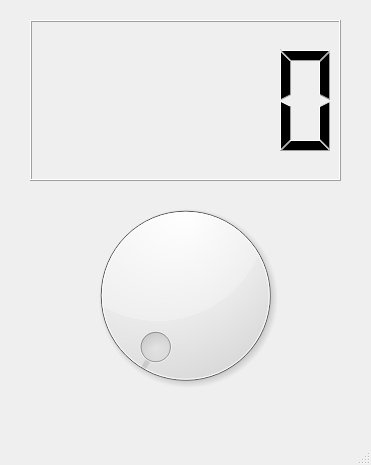
<?xml version="1.0" encoding="UTF-8"?>
<ui version="4.0">
 <class>MainWindow</class>
 <widget class="QMainWindow" name="MainWindow">
  <property name="geometry">
   <rect>
    <x>0</x>
    <y>0</y>
    <width>371</width>
    <height>465</height>
   </rect>
  </property>
  <property name="windowTitle">
   <string>MainWindow</string>
  </property>
  <widget class="QWidget" name="centralwidget">
   <widget class="QLCDNumber" name="lcdNumber">
    <property name="geometry">
     <rect>
      <x>30</x>
      <y>20</y>
      <width>311</width>
      <height>161</height>
     </rect>
    </property>
   </widget>
   <widget class="QDial" name="dial">
    <property name="geometry">
     <rect>
      <x>30</x>
      <y>190</y>
      <width>311</width>
      <height>211</height>
     </rect>
    </property>
   </widget>
  </widget>
  <widget class="QMenuBar" name="menubar">
   <property name="geometry">
    <rect>
     <x>0</x>
     <y>0</y>
     <width>371</width>
     <height>21</height>
    </rect>
   </property>
  </widget>
  <widget class="QStatusBar" name="statusbar"/>
 </widget>
 <resources/>
 <connections/>
</ui>
